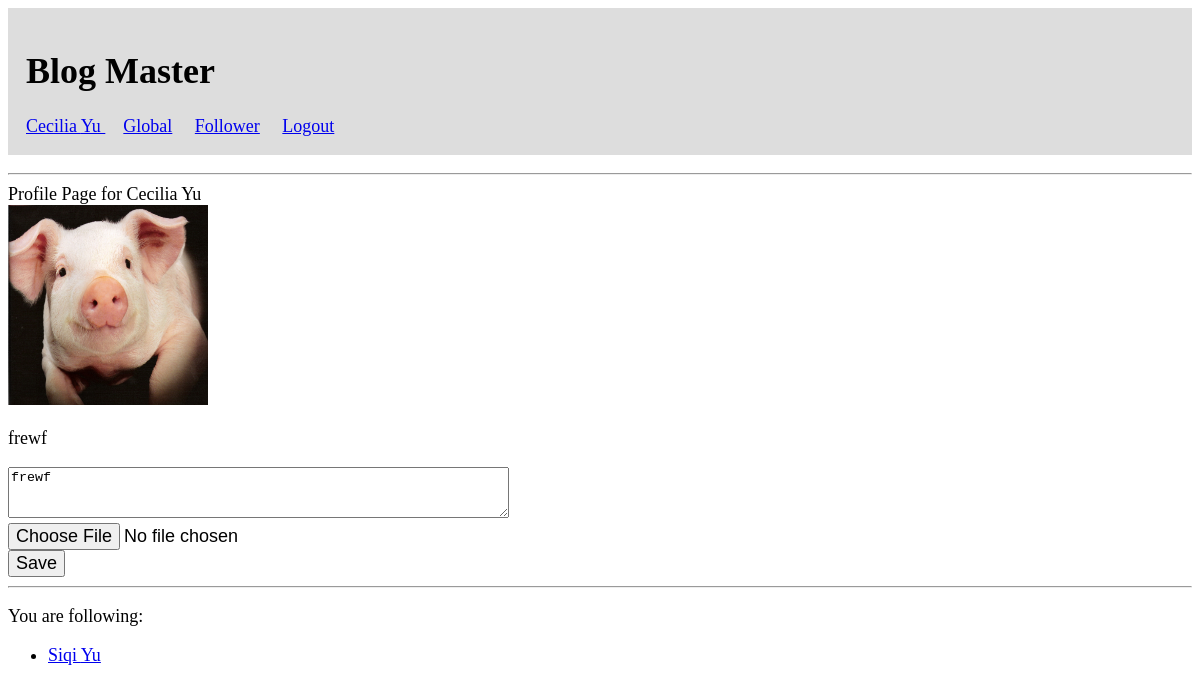
Screenshot of /profile (signed in) with the database file from the repository.
### socialnetwork/models.py (models this page shows, shortened)
class Profile(models.Model):
    user = models.OneToOneField(User, on_delete=models.CASCADE)
    bio = models.CharField(max_length=500, blank=True)
    picture = models.ImageField(upload_to='images/', blank=True)
    following = models.ManyToManyField(
        'self',
        symmetrical=False,
        related_name='followers',
        blank=True
    )

### socialnetwork/views.py (the view)
# urls.py: path('profile', views.my_profile, name='my_profile'),
def my_profile(request):
    if not request.user.is_authenticated:
        return JsonResponse({'error': 'Not logged in'}, status=401)
    my_profile, created = Profile.objects.get_or_create(user=request.user)
    if request.method == 'POST':
        form = ProfileForm(request.POST, request.FILES, instance=my_profile)
        if form.is_valid():
            form.save()
            return redirect('my_profile')
    else:
        form = ProfileForm(instance=my_profile)
    following_profiles = my_profile.following.all()
    context = {
        'user_fullname': f'{request.user.first_name} {request.user.last_name}',
        'bio': my_profile.bio,
        'picture': my_profile.picture,  # might be empty
        'following': following_profiles,  # pass the actual Profile objects
        'form': form
    }
    return render(request, 'socialnetwork/my_profile.html', context)

### socialnetwork/forms.py
class ProfileForm(forms.ModelForm):
    class Meta:
        model = Profile
        fields = ['bio', 'picture']
        widgets = {
            'bio': forms.Textarea(attrs={
                'rows': 3,
                'cols': 60,
                'id': 'id_bio_input_text'
            }),
            'picture': forms.ClearableFileInput(attrs={
                'id': 'id_profile_picture'
            }),
        }

### socialnetwork/templates/socialnetwork/my_profile.html (shortened to what this page needs)
{% extends 'socialnetwork/base.html' %}
{% load static %}
{% block content %}
<div id="id_page_name">Profile Page for {{ user_fullname }}</div>
{% if picture %}
  <img id="id_user_picture" src="{{ picture.url }}" alt="Profile Picture" class="profile-img" />
{% else %}
  <img id="id_user_picture" src="{% static 'socialnetwork/default_profile.jpeg' %}" alt="Profile Picture" class="profile-img"/>
{% endif %}
<p id="id_user_bio">
  {{ bio }}
</p>
<form method="post" enctype="multipart/form-data">
  {{ form.bio }}
  <br>
  {{ form.picture }}
  <br>
  <button id="id_update_profile_button" type="submit">Save</button>
</form>
<hr>
<p>You are following:</p>
<ul>
  {% for followed_profile in following %}
    <li>
      <a id="id_profile_link_{{ followed_profile.user.username }}"
         href="{% url 'other_profile' followed_profile.user.id %}">
        {{ followed_profile.user.first_name }} {{ followed_profile.user.last_name }}
      </a>
    </li>
  {% endfor %}
</ul>
{% endblock %}

### socialnetwork/templates/socialnetwork/base.html (shortened to what this page needs)
<!DOCTYPE html>
<html>
{% load static %}
<head>
    <link rel="stylesheet" href="{% static 'socialnetwork/styles.css' %}">
</head>
<body>
  <div id="id_header_div">
    <h1 id="id_site_name">Blog Master</h1>
    {% if user.is_authenticated %}
      <a id="id_nav_profile" href="{% url 'my_profile' %}">
        {{ user.first_name }} {{ user.last_name }}
      </a>
      <a id="id_nav_global_stream" href="{% url 'global' %}">Global</a>
      <a id="id_nav_follower_stream" href="{% url 'follower' %}">Follower</a>
      <a id="id_nav_logout" href="{% url 'logout' %}">Logout</a>
    {% else %}
      <a id="id_login_link" href="{% url 'login' %}">Login</a>
      <a id="id_register_link" href="{% url 'register' %}">Register</a>
    {% endif %}
  </div>
  <hr>
  <div>
    {% block content %}
    {% endblock %}
  </div>
</body>
</html>

### socialnetwork/static/socialnetwork/styles.css (style rules this page uses)
body { font-size: 18px; }
.profile-img { width: 200px; height: 200px; }
#id_header_div { background-color: #ddd; padding: 1em; margin-bottom: 1em; }
a { margin-right: 1em; }
label, input, button { font-size: 18px; line-height: normal; }

### rows the page displays
Profile: bio "frewf"
Profile: user.first_name "Siqi", user.last_name "Yu"

### other values shown
{{ user.first_name }} "Cecilia"
{{ user.last_name }} "Yu"
{{ user_fullname }} "Cecilia Yu"
